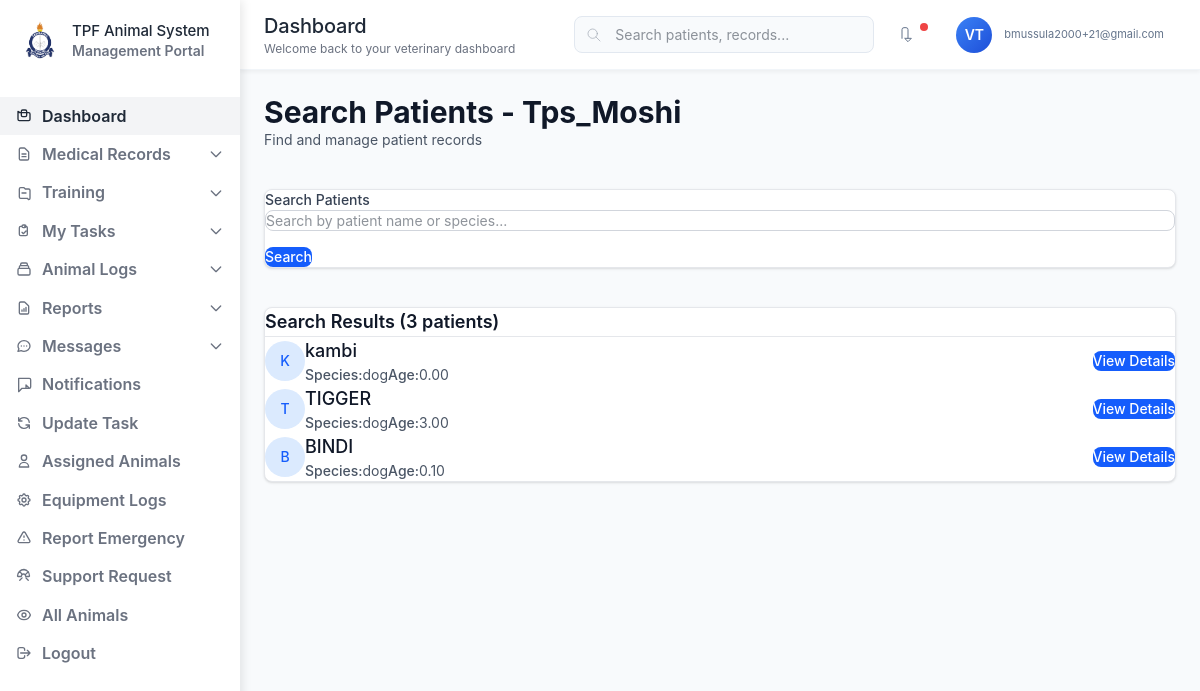
Screenshot of /dashboard/vet/Tps_Moshi/search-patients/ (signed in) with the database file from the repository.
### accounts/models.py (models this page shows, shortened)
class CustomUser(AbstractUser):
    email = models.EmailField(unique=True)
    role = models.CharField(max_length=30, choices=ROLES)
    branch = models.ForeignKey('core.Branch', on_delete=models.SET_NULL, null=True, blank=True)

### core/models.py (models this page shows, shortened)
class Branch(models.Model):
    name = models.CharField(max_length=100, unique=True)
    location = models.CharField(max_length=255, blank=True, null=True)
    is_active = models.BooleanField(default=True)

class Animal(models.Model):
    SPECIES_CHOICES = [
        ('dog', 'Dog'),
        ('horse', 'Horse'),
        ('cat', 'Cat'),
        ('other', 'Other'),
    ]
    name = models.CharField(max_length=255)
    species = models.CharField(max_length=100, choices=SPECIES_CHOICES)
    breed = models.CharField(max_length=100, blank=True, null=True)
    force_number = models.CharField(max_length=100, unique=True)
    age = models.DecimalField(max_digits=5, decimal_places=2)
    date_of_birth = models.DateField(null=True, blank=True)
    owner_name = models.CharField(max_length=255)
    photo = models.ImageField(upload_to='animal_photos/', blank=True, null=True)
    branch = models.ForeignKey(Branch, on_delete=models.CASCADE)
    assigned_users = models.ManyToManyField(CustomUser, related_name='assigned_animals', blank=True)
    assigned_vet = models.ForeignKey(CustomUser, on_delete=models.SET_NULL, null=True, blank=True, related_name='vet_animals')
    created_at = models.DateTimeField(auto_now_add=True)
    updated_at = models.DateTimeField(auto_now=True)
    class Meta:
        ordering = ['-created_at']

### veterinarian_dashboard/views.py (the view)
# urls.py: path('<str:branch>/search-patients/', search_patients, name='search_patients'),
@login_required
def search_patients(request, branch):
    query = request.GET.get('q', '')
    patients = Animal.objects.filter(branch__name__iexact=branch)
    if query:
        patients = patients.filter(name__icontains=query)
    return render(request, 'veterinarian_dashboard/search_patients.html', {'branch': branch, 'patients': patients, 'query': query})

### templates/veterinarian_dashboard/search_patients.html (shortened to what this page needs)
{% extends "veterinarian_dashboard/base_dashboard.html" %}
{% block dashboard_content %}
<div class="max-w-4xl mx-auto">
    <div class="mb-8">
        <h1 class="text-3xl font-bold text-gray-900 mb-2">
            Search Patients - {{ branch|title }}
        </h1>
        <p class="text-gray-600">Find and manage patient records</p>
    </div>
    <br>
    <br>
    <div class="bg-white rounded-lg shadow-sm border border-gray-200 p-6 mb-6">
        <form method="get" action="" class="space-y-4">
            <div class="flex flex-col md:flex-row gap-4">
                <div class="flex-1">
                    <label for="search" class="block text-sm font-medium text-gray-700 mb-2">
                        Search Patients
                    </label>
                    <input
                        type="text"
                        id="search"
                        name="q"
                        placeholder="Search by patient name or species..."
                        value="{{ request.GET.q }}"
                        class="w-full px-4 py-3 border border-gray-300 rounded-lg focus:ring-2 focus:ring-blue-500 focus:border-blue-500 transition-colors"
                    />
                </div>
                <div class="flex items-end">
                    <button
                        type="submit"
                        class="bg-blue-600 hover:bg-blue-700 text-white px-6 py-3 rounded-lg font-medium transition-colors focus:ring-2 focus:ring-blue-500 focus:ring-offset-2"
                    >
                        Search
                    </button>
                </div>
            </div>
        </form>
    </div>
    <br>
    <br>
    {% if patients %}
        <div class="bg-white rounded-lg shadow-sm border border-gray-200 overflow-hidden">
            <div class="px-6 py-4 border-b border-gray-200">
                <h2 class="text-lg font-semibold text-gray-900">
                    Search Results ({{ patients|length }} patient{{ patients|length|pluralize }})
                </h2>
            </div>
            <div class="divide-y divide-gray-200">
                {% for patient in patients %}
                <div class="px-6 py-4 hover:bg-gray-50 transition-colors">
                    <div class="flex items-center justify-between">
                        <div class="flex-1">
                            <div class="flex items-center space-x-3">
                                <div class="flex-shrink-0">
                                    <div class="w-10 h-10 bg-blue-100 rounded-full flex items-center justify-center">
                                        <span class="text-blue-600 font-medium text-sm">
                                            {{ patient.name|first|upper }}
                                        </span>
                                    </div>
                                </div>
                                <div>
                                    <h3 class="text-lg font-medium text-gray-900">
                                        {{ patient.name }}
                                    </h3>
                                    <div class="flex items-center space-x-4 text-sm text-gray-600">
                                        <span class="flex items-center">
                                            <span class="font-medium">Species:</span>
                                            <span class="ml-1">{{ patient.species }}</span>
                                        </span>
                                        <span class="flex items-center">
                                            <span class="font-medium">Age:</span>
                                            <span class="ml-1">{{ patient.age }}</span>
                                        </span>
                                    </div>
                                </div>
                            </div>
                        </div>
                        <div class="flex-shrink-0">
                            <a
                                href="{% url 'patient_detail' branch=branch patient_id=patient.id %}"
                                class="inline-flex items-center px-4 py-2 bg-blue-600 hover:bg-blue-700 text-white text-sm font-medium rounded-lg transition-colors focus:ring-2 focus:ring-blue-500 focus:ring-offset-2"
                            >
                                View Details
                            </a>
                        </div>
                    </div>
                </div>
                {% endfor %}
            </div>
        </div>
    {% endif %}
</div>
{% endblock %}

### templates/veterinarian_dashboard/base_dashboard.html (shortened to what this page needs)
{% load static %}
<!DOCTYPE html>
<html lang="en">
<head>
  <link href="{% static 'css/dist/styles.css' %}" rel="stylesheet" />
</head>
<body>
<aside id="sidebar" class="sidebar">
  <div class="sidebar-logo flex items-center space-x-3">
    <img src="{% static 'images/tanzania-police-logo.png' %}" alt="Logo" class="w-10 h-10 object-contain" />
    <div>
      <div class="logo-text">TPF Animal System</div>
      <div class="logo-subtitle">Management Portal</div>
    </div>
  </div>
  <nav class="sidebar-nav">
    <a href="{% url 'vet_dashboard' branch=branch %}" class="nav-item {% block dashboard_active %}active{% endblock %}">
      Dashboard
    </a>
    <div class="nav-dropdown">
      <button class="nav-item" onclick="toggleDropdown(this)" aria-expanded="false">
        <svg class="nav-item-icon" fill="none" stroke="currentColor" viewBox="0 0 24 24" aria-hidden="true">
          <path stroke-linecap="round" stroke-linejoin="round" stroke-width="2" d="M9 12h6m-6 4h6m2 5H7a2 2 0 01-2-2V5a2 2 0 012-2h5.586a1 1 0 01.707.293l5.414 5.414a1 1 0 01.293.707V19a2 2 0 01-2 2z"/>
        </svg>
        Medical Records
        <svg class="dropdown-arrow" fill="none" stroke="currentColor" viewBox="0 0 24 24" aria-hidden="true">
          <path stroke-linecap="round" stroke-linejoin="round" stroke-width="2" d="M19 9l-7 7-7-7"/>
        </svg>
      </button>
    </div>
<div class="nav-dropdown">
  <button class="nav-item" onclick="toggleDropdown(this)" aria-expanded="false">
    <svg class="nav-item-icon" fill="none" stroke="currentColor" viewBox="0 0 24 24" aria-hidden="true">
      <path stroke-linecap="round" stroke-linejoin="round" stroke-width="2"
            d="M9 12h6m2 8H7a2 2 0 01-2-2V6a2 2 0 012-2h5l2 2h5a2 2 0 012 2v12a2 2 0 01-2 2z"/>
    </svg>
    Training
    <svg class="dropdown-arrow" fill="none" stroke="currentColor" viewBox="0 0 24 24" aria-hidden="true">
      <path stroke-linecap="round" stroke-linejoin="round" stroke-width="2" d="M19 9l-7 7-7-7"/>
    </svg>
  </button>
</div>
    <div class="nav-dropdown">
      <button class="nav-item" onclick="toggleDropdown(this)" aria-expanded="false">
        My Tasks
        <svg class="dropdown-arrow" fill="none" stroke="currentColor" viewBox="0 0 24 24" aria-hidden="true">
          <path stroke-linecap="round" stroke-linejoin="round" stroke-width="2" d="M19 9l-7 7-7-7"/>
        </svg>
      </button>
    </div>
    <div class="nav-dropdown">
      <button class="nav-item" onclick="toggleDropdown(this)" aria-expanded="false">
        Animal Logs
        <svg class="dropdown-arrow" fill="none" stroke="currentColor" viewBox="0 0 24 24" aria-hidden="true">
          <path stroke-linecap="round" stroke-linejoin="round" stroke-width="2" d="M19 9l-7 7-7-7"/>
        </svg>
      </button>
    </div>
    <div class="nav-dropdown">
      <button class="nav-item" onclick="toggleDropdown(this)" aria-expanded="false">
        <svg class="nav-item-icon" fill="none" stroke="currentColor" viewBox="0 0 24 24" aria-hidden="true">
          <path stroke-linecap="round" stroke-linejoin="round" stroke-width="2" d="M9 17v-2m3 2v-4m3 4v-6m2 10H7a2 2 0 01-2-2V5a2 2 0 012-2h5.586a1 1 0 01.707.293l5.414 5.414a1 1 0 01.293.707V19a2 2 0 01-2 2z"/>
        </svg>
        Reports
        <svg class="dropdown-arrow" fill="none" stroke="currentColor" viewBox="0 0 24 24" aria-hidden="true">
          <path stroke-linecap="round" stroke-linejoin="round" stroke-width="2" d="M19 9l-7 7-7-7"/>
        </svg>
      </button>
    </div>
    <div class="nav-dropdown">
      <button class="nav-item" onclick="toggleDropdown(this)" aria-expanded="false">
        Messages
        <svg class="dropdown-arrow" fill="none" stroke="currentColor" viewBox="0 0 24 24" aria-hidden="true">
          <path stroke-linecap="round" stroke-linejoin="round" stroke-width="2" d="M19 9l-7 7-7-7"/>
        </svg>
      </button>
    </div>
    <a href="{% url 'notifications' branch=branch %}" class="nav-item">
      <svg class="nav-item-icon" fill="none" stroke="currentColor" viewBox="0 0 24 24" aria-hidden="true">
        <path stroke-linecap="round" stroke-linejoin="round" stroke-width="2" d="M15 17h5l-5-5v5zM4 2v20l5-5h11a2 2 0 002-2V4a2 2 0 00-2-2H4z"/>
      </svg>
      Notifications
    </a>
    <a href="{% url 'update_task' branch=branch %}" class="nav-item">
      <svg class="nav-item-icon" fill="none" stroke="currentColor" viewBox="0 0 24 24" aria-hidden="true">
        <path stroke-linecap="round" stroke-linejoin="round" stroke-width="2" d="M4 4v5h.582m15.356 2A8.001 8.001 0 004.582 9m0 0H9m11 11v-5h-.581m0 0a8.003 8.003 0 01-15.357-2m15.357 2H15"/>
      </svg>
      Update Task
    </a>
    <a href="{% url 'animal_list' branch=branch %}" class="nav-item">
      <svg class="nav-item-icon" fill="none" stroke="currentColor" viewBox="0 0 24 24" aria-hidden="true">
        <path stroke-linecap="round" stroke-linejoin="round" stroke-width="2" d="M16 7a4 4 0 11-8 0 4 4 0 018 0zM12 14a7 7 0 00-7 7h14a7 7 0 00-7-7z"/>
      </svg>
      Assigned Animals
    </a>
    <a href="{% url 'equipment_logs' branch=branch %}" class="nav-item">
      Equipment Logs
    </a>
    <a href="{% url 'report_emergency' branch=branch %}" class="nav-item">
      <svg class="nav-item-icon" fill="none" stroke="currentColor" viewBox="0 0 24 24" aria-hidden="true">
        <path stroke-linecap="round" stroke-linejoin="round" stroke-width="2" d="M12 9v2m0 4h.01m-6.938 4h13.856c1.54 0 2.502-1.667 1.732-3L13.732 4c-.77-1.333-2.694-1.333-3.464 0L3.34 16c-.77 1.333.192 3 1.732 3z"/>
      </svg>
      Report Emergency
    </a>
    <a href="{% url 'support_request' branch=branch %}" class="nav-item">
      Support Request
    </a>
    <a href="{% url 'animal_list' branch=branch %}" class="nav-item">
      All Animals
    </a>
    <a href="{% url 'logout' %}" class="nav-item nav-item-logout">
      <svg class="nav-item-icon" fill="none" stroke="currentColor" viewBox="0 0 24 24" aria-hidden="true">
        <path stroke-linecap="round" stroke-linejoin="round" stroke-width="2" d="M17 16l4-4m0 0l-4-4m4 4H7m6 4v1a3 3 0 01-3 3H6a3 3 0 01-3-3V7a3 3 0 013-3h4a3 3 0 013 3v1"/>
      </svg>
      Logout
    </a>
  </nav>
</aside>
  <main class="main-content">
    <header class="top-header">
      <div class="header-left">
        <div>
          <h1 class="page-title">{% block page_header %}Dashboard{% endblock %}</h1>
          <p class="page-subtitle">{% block page_subtitle %}Welcome back to your veterinary dashboard{% endblock %}</p>
        </div>
      </div>
      <div class="header-right">
        <div class="search-box">
          <svg class="search-icon" fill="none" stroke="currentColor" viewBox="0 0 24 24" aria-hidden="true">
            <path stroke-linecap="round" stroke-linejoin="round" d="M21 21l-6-6m2-5a7 7 0 11-14 0 7 7 0 0114 0z"/>
          </svg>
          <input type="text" class="search-input" placeholder="Search patients, records..." />
        </div>
        <div class="header-actions">
          <button class="header-btn" aria-label="Notifications">
            <svg class="nav-item-icon" fill="none" stroke="currentColor" viewBox="0 0 24 24" aria-hidden="true">
              <path stroke-linecap="round" stroke-linejoin="round" d="M15 17h5l-5 5-5-5h5v-13a3 3 0 00-3-3H9a3 3 0 00-3 3v13"/>
            </svg>
            <span class="notification-badge"></span>
          </button>
          <div class="user-profile" aria-label="User profile">
            <div class="user-avatar">
              {{ request.user.first_name.0|default:'V' }}{{ request.user.last_name.0|default:'T' }}
            </div>
            <div class="user-info">
              <div class="user-email">{{ request.user.email }}</div>
            </div>
          </div>
        </div>
      </div>
    </header>
    <section class="content-area">
      {% block content %}
      {% block dashboard_content %}{% endblock %}
      {% endblock %}
    </section>
  </main>
</body>
</html>

### rows the page displays
CustomUser: user.first_name.0 "V", user.last_name.0 "T", user.email "bmussula2000+21@gmail.com"
Branch: name "Tps_Moshi"
Animal: name|first "K", name "kambi", species "dog", age "0.00"
Animal: name|first "T", name "TIGGER", species "dog", age "3.00"
Animal: name|first "B", name "BINDI", species "dog", age "0.10"

### other values shown
{{ patients|length }} "3"
